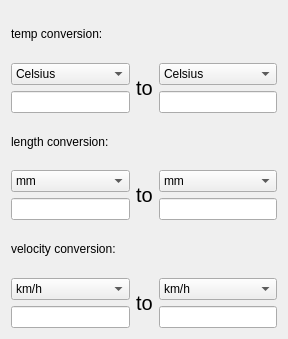
<?xml version="1.0" encoding="UTF-8"?>
<ui version="4.0">
 <class>Widget</class>
 <widget class="QWidget" name="Widget">
  <property name="geometry">
   <rect>
    <x>0</x>
    <y>0</y>
    <width>288</width>
    <height>339</height>
   </rect>
  </property>
  <property name="windowTitle">
   <string>Widget</string>
  </property>
  <layout class="QVBoxLayout" name="verticalLayout_10">
   <item>
    <layout class="QVBoxLayout" name="verticalLayout_3">
     <item>
      <widget class="QLabel" name="label">
       <property name="text">
        <string>temp conversion:</string>
       </property>
      </widget>
     </item>
     <item>
      <layout class="QHBoxLayout" name="horizontalLayout">
       <item>
        <layout class="QVBoxLayout" name="verticalLayout_2">
         <item>
          <widget class="QComboBox" name="comboBox">
           <item>
            <property name="text">
             <string>Celsius</string>
            </property>
           </item>
           <item>
            <property name="text">
             <string>Farenheit</string>
            </property>
           </item>
           <item>
            <property name="text">
             <string>Kelvin</string>
            </property>
           </item>
          </widget>
         </item>
         <item>
          <widget class="QLineEdit" name="lineEdit"/>
         </item>
        </layout>
       </item>
       <item>
        <widget class="QLabel" name="label_2">
         <property name="font">
          <font>
           <pointsize>15</pointsize>
          </font>
         </property>
         <property name="text">
          <string>to</string>
         </property>
        </widget>
       </item>
       <item>
        <layout class="QVBoxLayout" name="verticalLayout">
         <item>
          <widget class="QComboBox" name="comboBox_2">
           <item>
            <property name="text">
             <string>Celsius</string>
            </property>
           </item>
           <item>
            <property name="text">
             <string>Farenheit</string>
            </property>
           </item>
           <item>
            <property name="text">
             <string>Kelvin</string>
            </property>
           </item>
          </widget>
         </item>
         <item>
          <widget class="QLineEdit" name="lineEdit_2"/>
         </item>
        </layout>
       </item>
      </layout>
     </item>
    </layout>
   </item>
   <item>
    <layout class="QVBoxLayout" name="verticalLayout_4">
     <item>
      <widget class="QLabel" name="label_3">
       <property name="text">
        <string>length conversion:</string>
       </property>
      </widget>
     </item>
     <item>
      <layout class="QHBoxLayout" name="horizontalLayout_2">
       <item>
        <layout class="QVBoxLayout" name="verticalLayout_5">
         <item>
          <widget class="QComboBox" name="comboBox_3">
           <item>
            <property name="text">
             <string>mm</string>
            </property>
           </item>
           <item>
            <property name="text">
             <string>dm</string>
            </property>
           </item>
           <item>
            <property name="text">
             <string>cm</string>
            </property>
           </item>
           <item>
            <property name="text">
             <string>Meter</string>
            </property>
           </item>
           <item>
            <property name="text">
             <string>km</string>
            </property>
           </item>
           <item>
            <property name="text">
             <string>mile</string>
            </property>
           </item>
           <item>
            <property name="text">
             <string>foot</string>
            </property>
           </item>
           <item>
            <property name="text">
             <string>inch</string>
            </property>
           </item>
          </widget>
         </item>
         <item>
          <widget class="QLineEdit" name="lineEdit_3"/>
         </item>
        </layout>
       </item>
       <item>
        <widget class="QLabel" name="label_4">
         <property name="font">
          <font>
           <pointsize>15</pointsize>
          </font>
         </property>
         <property name="text">
          <string>to</string>
         </property>
        </widget>
       </item>
       <item>
        <layout class="QVBoxLayout" name="verticalLayout_6">
         <item>
          <widget class="QComboBox" name="comboBox_4">
           <item>
            <property name="text">
             <string>mm</string>
            </property>
           </item>
           <item>
            <property name="text">
             <string>dm</string>
            </property>
           </item>
           <item>
            <property name="text">
             <string>cm</string>
            </property>
           </item>
           <item>
            <property name="text">
             <string>Meter</string>
            </property>
           </item>
           <item>
            <property name="text">
             <string>km</string>
            </property>
           </item>
           <item>
            <property name="text">
             <string>mile</string>
            </property>
           </item>
           <item>
            <property name="text">
             <string>foot</string>
            </property>
           </item>
           <item>
            <property name="text">
             <string>inch</string>
            </property>
           </item>
          </widget>
         </item>
         <item>
          <widget class="QLineEdit" name="lineEdit_4"/>
         </item>
        </layout>
       </item>
      </layout>
     </item>
    </layout>
   </item>
   <item>
    <layout class="QVBoxLayout" name="verticalLayout_7">
     <item>
      <widget class="QLabel" name="label_5">
       <property name="text">
        <string>velocity conversion:</string>
       </property>
      </widget>
     </item>
     <item>
      <layout class="QHBoxLayout" name="horizontalLayout_3">
       <item>
        <layout class="QVBoxLayout" name="verticalLayout_8">
         <item>
          <widget class="QComboBox" name="comboBox_5">
           <item>
            <property name="text">
             <string>km/h</string>
            </property>
           </item>
           <item>
            <property name="text">
             <string>mile/h</string>
            </property>
           </item>
           <item>
            <property name="text">
             <string>m/s</string>
            </property>
           </item>
           <item>
            <property name="text">
             <string>mach</string>
            </property>
           </item>
          </widget>
         </item>
         <item>
          <widget class="QLineEdit" name="lineEdit_5"/>
         </item>
        </layout>
       </item>
       <item>
        <widget class="QLabel" name="label_6">
         <property name="font">
          <font>
           <pointsize>15</pointsize>
          </font>
         </property>
         <property name="text">
          <string>to</string>
         </property>
        </widget>
       </item>
       <item>
        <layout class="QVBoxLayout" name="verticalLayout_9">
         <item>
          <widget class="QComboBox" name="comboBox_6">
           <item>
            <property name="text">
             <string>km/h</string>
            </property>
           </item>
           <item>
            <property name="text">
             <string>mile/h</string>
            </property>
           </item>
           <item>
            <property name="text">
             <string>m/s</string>
            </property>
           </item>
           <item>
            <property name="text">
             <string>mach</string>
            </property>
           </item>
          </widget>
         </item>
         <item>
          <widget class="QLineEdit" name="lineEdit_6"/>
         </item>
        </layout>
       </item>
      </layout>
     </item>
    </layout>
   </item>
  </layout>
 </widget>
 <resources/>
 <connections/>
</ui>
